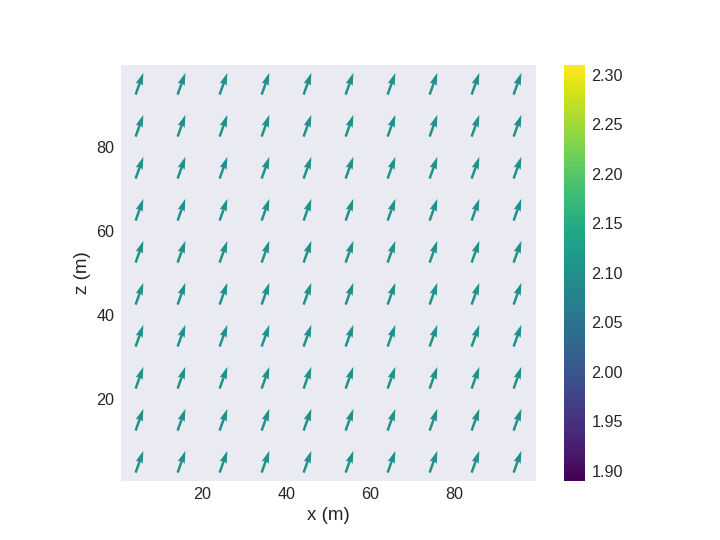

Source code (Python):
# 1. visualising the vector field using ``matplotlib``.

import discretisedfield as df
# ...
p1 = (0, 0, 0)
p2 = (100, 100, 100)
n = (10, 10, 10)
mesh = df.Mesh(p1=p1, p2=p2, n=n)
field = df.Field(mesh, dim=3, value=(1.1, 2.1, 3.1))
# ...
field.plane('y').mpl.vector()
